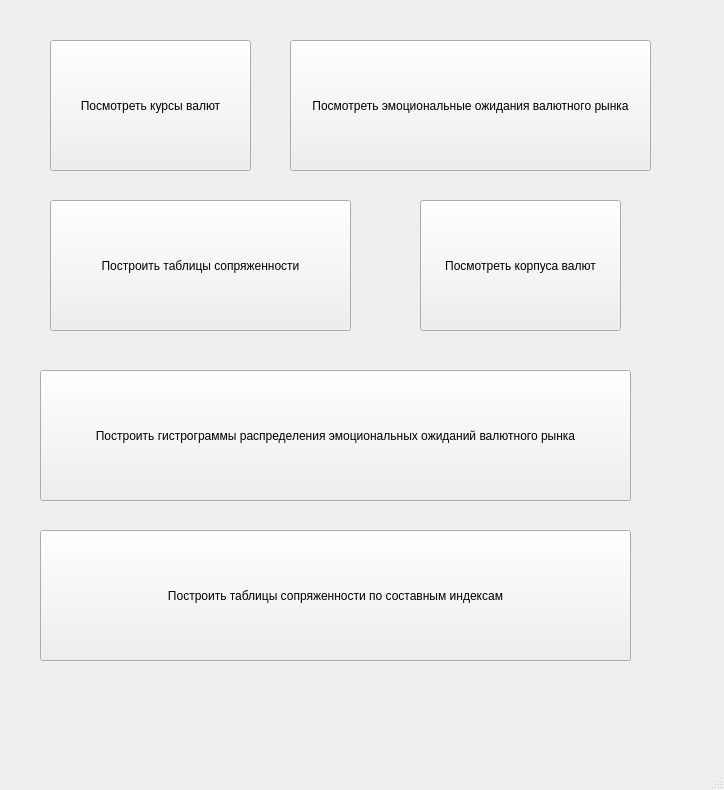
<?xml version="1.0" encoding="UTF-8"?>
<ui version="4.0">
    <class>MainWindow</class>
    <widget class="QMainWindow" name="MainWindow">
        <property name="geometry">
            <rect>
                <x>0</x>
                <y>0</y>
                <width>724</width>
                <height>790</height>
            </rect>
        </property>
        <property name="windowTitle">
            <string>MainWindow</string>
        </property>
        <widget class="QWidget" name="centralwidget">
            <widget class="QPushButton" name="pushButton">
                <property name="geometry">
                    <rect>
                        <x>50</x>
                        <y>40</y>
                        <width>201</width>
                        <height>131</height>
                    </rect>
                </property>
                <property name="text">
                    <string>Посмотреть курсы валют</string>
                </property>
            </widget>
            <widget class="QPushButton" name="pushButton_2">
                <property name="geometry">
                    <rect>
                        <x>290</x>
                        <y>40</y>
                        <width>361</width>
                        <height>131</height>
                    </rect>
                </property>
                <property name="text">
                    <string>Посмотреть эмоциональные ожидания валютного рынка</string>
                </property>
            </widget>
            <widget class="QPushButton" name="pushButton_5">
                <property name="geometry">
                    <rect>
                        <x>40</x>
                        <y>370</y>
                        <width>591</width>
                        <height>131</height>
                    </rect>
                </property>
                <property name="text">
                    <string>Построить гистрограммы распределения эмоциональных ожиданий валютного рынка</string>
                </property>
                <property name="checkable">
                    <bool>false</bool>
                </property>
                <property name="checked">
                    <bool>false</bool>
                </property>
                <property name="autoDefault">
                    <bool>false</bool>
                </property>
            </widget>
            <widget class="QPushButton" name="pushButton_6">
                <property name="geometry">
                    <rect>
                        <x>420</x>
                        <y>200</y>
                        <width>201</width>
                        <height>131</height>
                    </rect>
                </property>
                <property name="text">
                    <string>Посмотреть корпуса валют</string>
                </property>
            </widget>
            <widget class="QPushButton" name="pushButton_7">
                <property name="geometry">
                    <rect>
                        <x>50</x>
                        <y>200</y>
                        <width>301</width>
                        <height>131</height>
                    </rect>
                </property>
                <property name="text">
                    <string>Построить таблицы сопряженности</string>
                </property>
                <property name="checkable">
                    <bool>false</bool>
                </property>
                <property name="checked">
                    <bool>false</bool>
                </property>
                <property name="autoDefault">
                    <bool>false</bool>
                </property>
            </widget>
            <widget class="QPushButton" name="pushButton_8">
                <property name="geometry">
                    <rect>
                        <x>40</x>
                        <y>530</y>
                        <width>591</width>
                        <height>131</height>
                    </rect>
                </property>
                <property name="text">
                    <string>Построить таблицы сопряженности по составным индексам</string>
                </property>
                <property name="checkable">
                    <bool>false</bool>
                </property>
                <property name="checked">
                    <bool>false</bool>
                </property>
                <property name="autoDefault">
                    <bool>false</bool>
                </property>
            </widget>
        </widget>
        <widget class="QMenuBar" name="menubar">
            <property name="geometry">
                <rect>
                    <x>0</x>
                    <y>0</y>
                    <width>724</width>
                    <height>26</height>
                </rect>
            </property>
        </widget>
        <widget class="QStatusBar" name="statusbar"/>
    </widget>
    <resources/>
    <connections/>
</ui>
